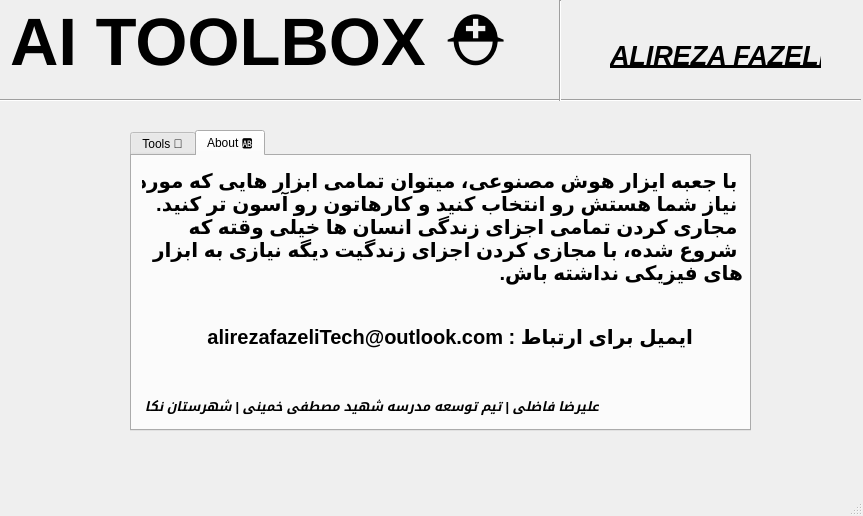
<?xml version="1.0" encoding="UTF-8"?>
<ui version="4.0">
 <class>MainWindow</class>
 <widget class="QMainWindow" name="MainWindow">
  <property name="geometry">
   <rect>
    <x>0</x>
    <y>0</y>
    <width>863</width>
    <height>516</height>
   </rect>
  </property>
  <property name="windowTitle">
   <string>AITOOLBOX-ALIREZAFAZELI</string>
  </property>
  <widget class="QWidget" name="centralwidget">
   <widget class="QLabel" name="label">
    <property name="geometry">
     <rect>
      <x>10</x>
      <y>-60</y>
      <width>551</width>
      <height>221</height>
     </rect>
    </property>
    <property name="font">
     <font>
      <pointsize>50</pointsize>
      <weight>75</weight>
      <bold>true</bold>
     </font>
    </property>
    <property name="text">
     <string>AI TOOLBOX ⛑</string>
    </property>
   </widget>
   <widget class="Line" name="line">
    <property name="geometry">
     <rect>
      <x>0</x>
      <y>90</y>
      <width>861</width>
      <height>20</height>
     </rect>
    </property>
    <property name="orientation">
     <enum>Qt::Horizontal</enum>
    </property>
   </widget>
   <widget class="QLabel" name="label_2">
    <property name="geometry">
     <rect>
      <x>610</x>
      <y>40</y>
      <width>211</width>
      <height>31</height>
     </rect>
    </property>
    <property name="font">
     <font>
      <pointsize>20</pointsize>
      <weight>75</weight>
      <italic>true</italic>
      <bold>true</bold>
      <underline>true</underline>
      <strikeout>false</strikeout>
     </font>
    </property>
    <property name="text">
     <string>ALIREZA FAZELI</string>
    </property>
   </widget>
   <widget class="Line" name="line_2">
    <property name="geometry">
     <rect>
      <x>550</x>
      <y>0</y>
      <width>20</width>
      <height>101</height>
     </rect>
    </property>
    <property name="orientation">
     <enum>Qt::Vertical</enum>
    </property>
   </widget>
   <widget class="QTabWidget" name="tabWidget">
    <property name="geometry">
     <rect>
      <x>130</x>
      <y>130</y>
      <width>621</width>
      <height>301</height>
     </rect>
    </property>
    <property name="currentIndex">
     <number>1</number>
    </property>
    <widget class="QWidget" name="tab">
     <property name="font">
      <font>
       <family>Segoe Print</family>
       <weight>75</weight>
       <bold>true</bold>
      </font>
     </property>
     <property name="cursor">
      <cursorShape>WhatsThisCursor</cursorShape>
     </property>
     <attribute name="title">
      <string>Tools 🔨</string>
     </attribute>
     <widget class="QPushButton" name="pushButton">
      <property name="geometry">
       <rect>
        <x>30</x>
        <y>90</y>
        <width>151</width>
        <height>61</height>
       </rect>
      </property>
      <property name="font">
       <font>
        <pointsize>10</pointsize>
       </font>
      </property>
      <property name="cursor">
       <cursorShape>PointingHandCursor</cursorShape>
      </property>
      <property name="text">
       <string>Virtual Mouse 🖱</string>
      </property>
     </widget>
     <widget class="QPushButton" name="pushButton_2">
      <property name="geometry">
       <rect>
        <x>440</x>
        <y>90</y>
        <width>151</width>
        <height>61</height>
       </rect>
      </property>
      <property name="font">
       <font>
        <pointsize>10</pointsize>
       </font>
      </property>
      <property name="cursor">
       <cursorShape>PointingHandCursor</cursorShape>
      </property>
      <property name="text">
       <string>Virtual Paint 🎨</string>
      </property>
     </widget>
     <widget class="QPushButton" name="pushButton_3">
      <property name="geometry">
       <rect>
        <x>230</x>
        <y>90</y>
        <width>171</width>
        <height>61</height>
       </rect>
      </property>
      <property name="text">
       <string>Document Reader 📖</string>
      </property>
     </widget>
    </widget>
    <widget class="QWidget" name="tab_2">
     <attribute name="title">
      <string>About 🆎</string>
     </attribute>
     <widget class="QLabel" name="label_9">
      <property name="geometry">
       <rect>
        <x>-44</x>
        <y>230</y>
        <width>511</width>
        <height>41</height>
       </rect>
      </property>
      <property name="font">
       <font>
        <pointsize>10</pointsize>
        <weight>75</weight>
        <italic>true</italic>
        <bold>true</bold>
       </font>
      </property>
      <property name="text">
       <string>علیرضا فاضلی | تیم توسعه مدرسه شهید مصطفی خمینی | شهرستان نکا</string>
      </property>
     </widget>
     <widget class="QLabel" name="label_3">
      <property name="geometry">
       <rect>
        <x>10</x>
        <y>0</y>
        <width>601</width>
        <height>141</height>
       </rect>
      </property>
      <property name="font">
       <font>
        <pointsize>15</pointsize>
        <weight>75</weight>
        <italic>false</italic>
        <bold>true</bold>
       </font>
      </property>
      <property name="text">
       <string>با جعبه ایزار هوش مصنوعی، میتوان تمامی ابزار هایی که مورد نیاز شما هستش رو انتخاب کنید و کارهاتون رو آسون تر کنید. مجاری کردن تمامی اجزای زندگی انسان ها خیلی وقته که شروع شده، با مجازی کردن اجزای زندگیت دیگه نیازی به ابزار های فیزیکی نداشته باش.</string>
      </property>
      <property name="wordWrap">
       <bool>true</bool>
      </property>
     </widget>
     <widget class="QLabel" name="label_4">
      <property name="geometry">
       <rect>
        <x>20</x>
        <y>150</y>
        <width>541</width>
        <height>61</height>
       </rect>
      </property>
      <property name="font">
       <font>
        <pointsize>15</pointsize>
        <weight>75</weight>
        <bold>true</bold>
       </font>
      </property>
      <property name="text">
       <string>ایمیل برای ارتباط : alirezafazeliTech@outlook.com</string>
      </property>
     </widget>
    </widget>
   </widget>
  </widget>
  <widget class="QStatusBar" name="statusbar"/>
 </widget>
 <resources/>
 <connections/>
</ui>
